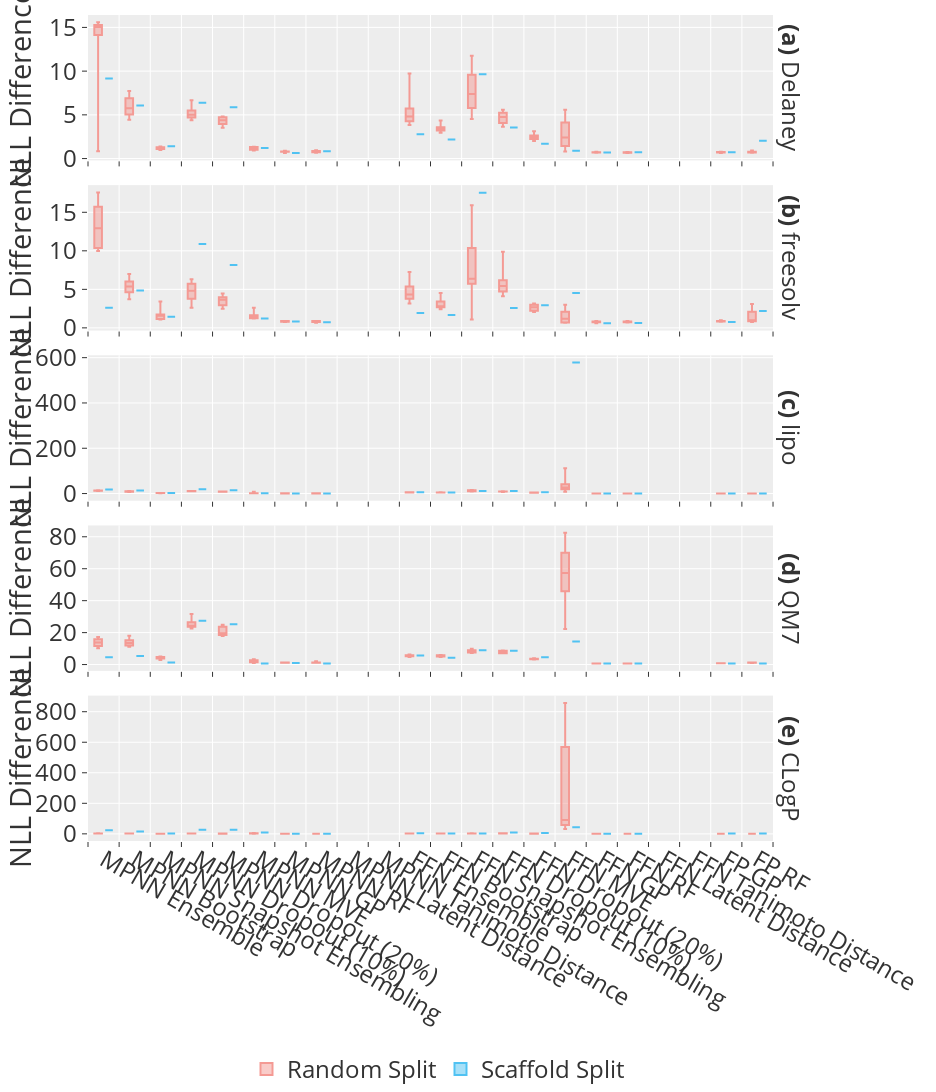

Notebook cell for this chart:
### Markdown cell above
## NLL Differences

### Code cell
fig = px.box(precalibrated_evaluations_df,
             x='Estimator',
             y='Average NLL Difference',
             color='Split',
             facet_row='Data Set',
             points=False,
             height=468*4,
             width=234*4,
             color_discrete_sequence=['#f49a94', '#50c2f2'],
            labels={'Average NLL Difference': 'NLL Difference'})

fig.update_xaxes(
    ticks='outside',
    tickson='boundaries',
    title=None
)

fig.update_yaxes(matches=None)

format_plot(fig)

fig.show()

### Figure 1 — Plotly figure (JSON) as saved in the notebook; plotly's stock layout.template omitted (floating-point values rounded to 4 significant figures; data arrays with more than 128 entries replaced by an {"elided": "..."} marker saying what was removed)
{"data": [{"alignmentgroup": "True", "boxpoints": false, "hovertemplate": "Split=Random Split<br>Data Set=Delaney<br>Estimator=%{x}<br>NLL Difference=%{y}<extra></extra>", "legendgroup": "Random Split", "marker": {"color": "#f49a94"}, "name": "Random Split", "notched": false, "offsetgroup": "Random Split", "orientation": "v", "showlegend": true, "type": "box", "x": {"elided": "176 str values"}, "x0": " ", "xaxis": "x5", "y": {"elided": "176 float values"}, "y0": " ", "yaxis": "y5"}, {"alignmentgroup": "True", "boxpoints": false, "hovertemplate": "Split=Random Split<br>Data Set=freesolv<br>Estimator=%{x}<br>NLL Difference=%{y}<extra></extra>", "legendgroup": "Random Split", "marker": {"color": "#f49a94"}, "name": "Random Split", "notched": false, "offsetgroup": "Random Split", "orientation": "v", "showlegend": false, "type": "box", "x": {"elided": "176 str values"}, "x0": " ", "xaxis": "x4", "y": {"elided": "176 float values"}, "y0": " ", "yaxis": "y4"}, {"alignmentgroup": "True", "boxpoints": false, "hovertemplate": "Split=Random Split<br>Data Set=lipo<br>Estimator=%{x}<br>NLL Difference=%{y}<extra></extra>", "legendgroup": "Random Split", "marker": {"color": "#f49a94"}, "name": "Random Split", "notched": false, "offsetgroup": "Random Split", "orientation": "v", "showlegend": false, "type": "box", "x": {"elided": "176 str values"}, "x0": " ", "xaxis": "x3", "y": {"elided": "176 float values"}, "y0": " ", "yaxis": "y3"}, {"alignmentgroup": "True", "boxpoints": false, "hovertemplate": "Split=Random Split<br>Data Set=QM7<br>Estimator=%{x}<br>NLL Difference=%{y}<extra></extra>", "legendgroup": "Random Split", "marker": {"color": "#f49a94"}, "name": "Random Split", "notched": false, "offsetgroup": "Random Split", "orientation": "v", "showlegend": false, "type": "box", "x": {"elided": "176 str values"}, "x0": " ", "xaxis": "x2", "y": {"elided": "176 float values"}, "y0": " ", "yaxis": "y2"}, {"alignmentgroup": "True", "boxpoints": false, "hovertemplate": "Split=Random Split<br>Data Set=CLogP<br>Estimator=%{x}<br>NLL Difference=%{y}<extra></extra>", "legendgroup": "Random Split", "marker": {"color": "#f49a94"}, "name": "Random Split", "notched": false, "offsetgroup": "Random Split", "orientation": "v", "showlegend": false, "type": "box", "x": {"elided": "176 str values"}, "x0": " ", "xaxis": "x", "y": {"elided": "176 float values"}, "y0": " ", "yaxis": "y"}, {"alignmentgroup": "True", "boxpoints": false, "hovertemplate": "Split=Scaffold Split<br>Data Set=Delaney<br>Estimator=%{x}<br>NLL Difference=%{y}<extra></extra>", "legendgroup": "Scaffold Split", "marker": {"color": "#50c2f2"}, "name": "Scaffold Split", "notched": false, "offsetgroup": "Scaffold Split", "orientation": "v", "showlegend": true, "type": "box", "x": ["MPNN Ensemble", "MPNN Bootstrap", "MPNN Snapshot Ensembling", "MPNN Dropout (10%)", "MPNN Dropout (20%)", "MPNN MVE", "MPNN GP", "MPNN RF", "MPNN Latent Distance", "MPNN Tanimoto Distance", "FFN Ensemble", "FFN Bootstrap", "FFN Snapshot Ensembling", "FFN Dropout (10%)", "FFN Dropout (20%)", "FFN MVE", "FFN GP", "FFN RF", "FFN Latent Distance", "FFN Tanimoto Distance", "FP GP", "FP RF"], "x0": " ", "xaxis": "x5", "y": [9.167, 6.075, 1.397, 6.377, 5.873, 1.205, 0.6252, 0.8283, null, null, 2.775, 2.171, 9.643, 3.54, 1.687, 0.8922, 0.6962, 0.7356, null, null, 0.7148, 2.051], "y0": " ", "yaxis": "y5"}, {"alignmentgroup": "True", "boxpoints": false, "hovertemplate": "Split=Scaffold Split<br>Data Set=freesolv<br>Estimator=%{x}<br>NLL Difference=%{y}<extra></extra>", "legendgroup": "Scaffold Split", "marker": {"color": "#50c2f2"}, "name": "Scaffold Split", "notched": false, "offsetgroup": "Scaffold Split", "orientation": "v", "showlegend": false, "type": "box", "x": ["MPNN Ensemble", "MPNN Bootstrap", "MPNN Snapshot Ensembling", "MPNN Dropout (10%)", "MPNN Dropout (20%)", "MPNN MVE", "MPNN GP", "MPNN RF", "MPNN Latent Distance", "MPNN Tanimoto Distance", "FFN Ensemble", "FFN Bootstrap", "FFN Snapshot Ensembling", "FFN Dropout (10%)", "FFN Dropout (20%)", "FFN MVE", "FFN GP", "FFN RF", "FFN Latent Distance", "FFN Tanimoto Distance", "FP GP", "FP RF"], "x0": " ", "xaxis": "x4", "y": [2.602, 4.843, 1.435, 10.89, 8.161, 1.204, 0.8348, 0.7419, null, null, 1.915, 1.664, 17.53, 2.589, 2.936, 4.536, 0.601, 0.6282, null, null, 0.7565, 2.193], "y0": " ", "yaxis": "y4"}, {"alignmentgroup": "True", "boxpoints": false, "hovertemplate": "Split=Scaffold Split<br>Data Set=lipo<br>Estimator=%{x}<br>NLL Difference=%{y}<extra></extra>", "legendgroup": "Scaffold Split", "marker": {"color": "#50c2f2"}, "name": "Scaffold Split", "notched": false, "offsetgroup": "Scaffold Split", "orientation": "v", "showlegend": false, "type": "box", "x": ["MPNN Ensemble", "MPNN Bootstrap", "MPNN Snapshot Ensembling", "MPNN Dropout (10%)", "MPNN Dropout (20%)", "MPNN MVE", "MPNN GP", "MPNN RF", "MPNN Latent Distance", "MPNN Tanimoto Distance", "FFN Ensemble", "FFN Bootstrap", "FFN Snapshot Ensembling", "FFN Dropout (10%)", "FFN Dropout (20%)", "FFN MVE", "FFN GP", "FFN RF", "FFN Latent Distance", "FFN Tanimoto Distance", "FP GP", "FP RF"], "x0": " ", "xaxis": "x3", "y": [18.03, 13.71, 2.684, 19.1, 14.09, 1.727, 0.7333, 0.7032, null, null, 5.697, 4.899, 11.63, 11.08, 5.498, 578.3, 0.619, 0.5952, null, null, 0.6248, 0.6649], "y0": " ", "yaxis": "y3"}, {"alignmentgroup": "True", "boxpoints": false, "hovertemplate": "Split=Scaffold Split<br>Data Set=QM7<br>Estimator=%{x}<br>NLL Difference=%{y}<extra></extra>", "legendgroup": "Scaffold Split", "marker": {"color": "#50c2f2"}, "name": "Scaffold Split", "notched": false, "offsetgroup": "Scaffold Split", "orientation": "v", "showlegend": false, "type": "box", "x": ["MPNN Ensemble", "MPNN Bootstrap", "MPNN Snapshot Ensembling", "MPNN Dropout (10%)", "MPNN Dropout (20%)", "MPNN MVE", "MPNN GP", "MPNN RF", "MPNN Latent Distance", "MPNN Tanimoto Distance", "FFN Ensemble", "FFN Bootstrap", "FFN Snapshot Ensembling", "FFN Dropout (10%)", "FFN Dropout (20%)", "FFN MVE", "FFN GP", "FFN RF", "FFN Latent Distance", "FFN Tanimoto Distance", "FP GP", "FP RF"], "x0": " ", "xaxis": "x2", "y": [4.517, 5.303, 1.338, 27.43, 25.3, 0.6675, 0.943, 0.6349, null, null, 5.677, 4.248, 9.001, 8.685, 4.548, 14.39, 0.6173, 0.6425, null, null, 0.665, 0.7294], "y0": " ", "yaxis": "y2"}, {"alignmentgroup": "True", "boxpoints": false, "hovertemplate": "Split=Scaffold Split<br>Data Set=CLogP<br>Estimator=%{x}<br>NLL Difference=%{y}<extra></extra>", "legendgroup": "Scaffold Split", "marker": {"color": "#50c2f2"}, "name": "Scaffold Split", "notched": false, "offsetgroup": "Scaffold Split", "orientation": "v", "showlegend": false, "type": "box", "x": ["MPNN Ensemble", "MPNN Bootstrap", "MPNN Snapshot Ensembling", "MPNN Dropout (10%)", "MPNN Dropout (20%)", "MPNN MVE", "MPNN GP", "MPNN RF", "MPNN Latent Distance", "MPNN Tanimoto Distance", "FFN Ensemble", "FFN Bootstrap", "FFN Snapshot Ensembling", "FFN Dropout (10%)", "FFN Dropout (20%)", "FFN MVE", "FFN GP", "FFN RF", "FFN Latent Distance", "FFN Tanimoto Distance", "FP GP", "FP RF"], "x0": " ", "xaxis": "x", "y": [22.94, 15.41, 2.498, 26.86, 26.54, 8.95, 0.9006, 0.8301, null, null, 3.949, 2.924, 3.024, 8.353, 4.753, 43.03, 0.7624, 0.7677, null, null, 1.573, 1.614], "y0": " ", "yaxis": "y"}], "layout": {"annotations": [{"font": {}, "showarrow": false, "text": "<b>(e)</b> CLogP", "textangle": 90, "x": 0.98, "xanchor": "left", "xref": "paper", "y": 0.088, "yanchor": "middle", "yref": "paper"}, {"font": {}, "showarrow": false, "text": "<b>(d)</b> QM7", "textangle": 90, "x": 0.98, "xanchor": "left", "xref": "paper", "y": 0.294, "yanchor": "middle", "yref": "paper"}, {"font": {}, "showarrow": false, "text": "<b>(c)</b> lipo", "textangle": 90, "x": 0.98, "xanchor": "left", "xref": "paper", "y": 0.5, "yanchor": "middle", "yref": "paper"}, {"font": {}, "showarrow": false, "text": "<b>(b)</b> freesolv", "textangle": 90, "x": 0.98, "xanchor": "left", "xref": "paper", "y": 0.706, "yanchor": "middle", "yref": "paper"}, {"font": {}, "showarrow": false, "text": "<b>(a)</b> Delaney", "textangle": 90, "x": 0.98, "xanchor": "left", "xref": "paper", "y": 0.912, "yanchor": "middle", "yref": "paper"}], "autosize": false, "boxmode": "group", "font": {"size": 24}, "height": 1872, "legend": {"orientation": "h", "title": {}, "tracegroupgap": 0, "x": 0.5, "xanchor": "center", "y": -0.25}, "margin": {"b": 0, "l": 50, "pad": 0, "r": 50, "t": 10}, "width": 936, "xaxis": {"anchor": "y", "domain": [0, 0.98], "ticks": "outside", "tickson": "boundaries", "title": {}}, "xaxis2": {"anchor": "y2", "domain": [0, 0.98], "matches": "x", "showticklabels": false, "ticks": "outside", "tickson": "boundaries", "title": {}}, "xaxis3": {"anchor": "y3", "domain": [0, 0.98], "matches": "x", "showticklabels": false, "ticks": "outside", "tickson": "boundaries", "title": {}}, "xaxis4": {"anchor": "y4", "domain": [0, 0.98], "matches": "x", "showticklabels": false, "ticks": "outside", "tickson": "boundaries", "title": {}}, "xaxis5": {"anchor": "y5", "domain": [0, 0.98], "matches": "x", "showticklabels": false, "ticks": "outside", "tickson": "boundaries", "title": {}}, "yaxis": {"anchor": "x", "domain": [0, 0.176], "title": {"text": "NLL Difference"}}, "yaxis2": {"anchor": "x2", "domain": [0.206, 0.382], "title": {"text": "NLL Difference"}}, "yaxis3": {"anchor": "x3", "domain": [0.412, 0.588], "title": {"text": "NLL Difference"}}, "yaxis4": {"anchor": "x4", "domain": [0.618, 0.794], "title": {"text": "NLL Difference"}}, "yaxis5": {"anchor": "x5", "domain": [0.824, 1], "title": {"text": "NLL Difference"}}}}
